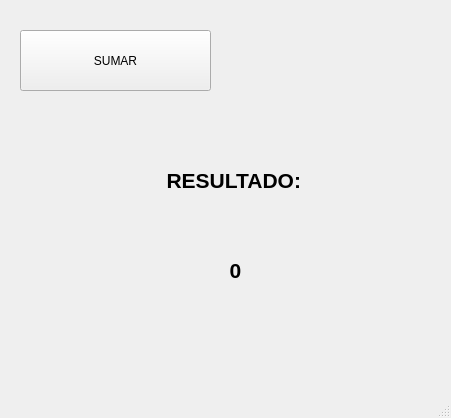
<?xml version="1.0" encoding="UTF-8"?>
<ui version="4.0">
 <class>MainWindow</class>
 <widget class="QMainWindow" name="MainWindow">
  <property name="geometry">
   <rect>
    <x>0</x>
    <y>0</y>
    <width>451</width>
    <height>418</height>
   </rect>
  </property>
  <property name="windowTitle">
   <string>MainWindow</string>
  </property>
  <widget class="QWidget" name="centralwidget">
   <widget class="QLabel" name="label">
    <property name="geometry">
     <rect>
      <x>40</x>
      <y>160</y>
      <width>261</width>
      <height>41</height>
     </rect>
    </property>
    <property name="font">
     <font>
      <pointsize>16</pointsize>
      <weight>75</weight>
      <bold>true</bold>
     </font>
    </property>
    <property name="text">
     <string>RESULTADO:</string>
    </property>
    <property name="alignment">
     <set>Qt::AlignRight|Qt::AlignTrailing|Qt::AlignVCenter</set>
    </property>
   </widget>
   <widget class="QLabel" name="txt_resultado">
    <property name="geometry">
     <rect>
      <x>60</x>
      <y>250</y>
      <width>351</width>
      <height>41</height>
     </rect>
    </property>
    <property name="font">
     <font>
      <pointsize>16</pointsize>
      <weight>75</weight>
      <bold>true</bold>
     </font>
    </property>
    <property name="text">
     <string>0</string>
    </property>
    <property name="alignment">
     <set>Qt::AlignCenter</set>
    </property>
   </widget>
   <widget class="QPushButton" name="btn_sumar">
    <property name="geometry">
     <rect>
      <x>20</x>
      <y>30</y>
      <width>191</width>
      <height>61</height>
     </rect>
    </property>
    <property name="text">
     <string>SUMAR</string>
    </property>
   </widget>
  </widget>
  <widget class="QMenuBar" name="menubar">
   <property name="geometry">
    <rect>
     <x>0</x>
     <y>0</y>
     <width>451</width>
     <height>18</height>
    </rect>
   </property>
  </widget>
  <widget class="QStatusBar" name="statusbar"/>
 </widget>
 <resources/>
 <connections/>
</ui>
